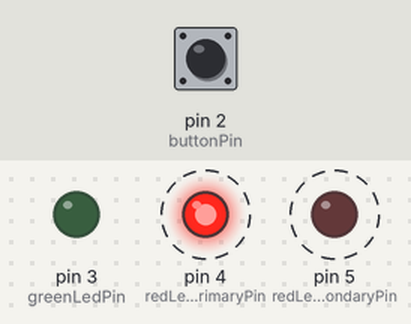
Bench run of a program on a simulated Arduino Uno, built with avr-gcc and run on an emulated ATmega328P. Parts: output pins drawn as LEDs (lit = HIGH). Dashed ring = blinking. The inputs (shaded band) are chosen by the test bench; at power-on: pin 2 (buttonPin) HIGH.

Above: at 1.8 s.
1.9 s: pin 2 (buttonPin) pulled LOW for 3.2 s
At 2.3 s:
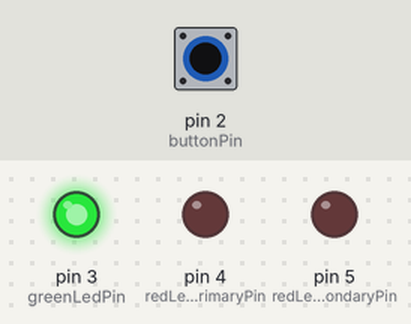
At 5.22 s:
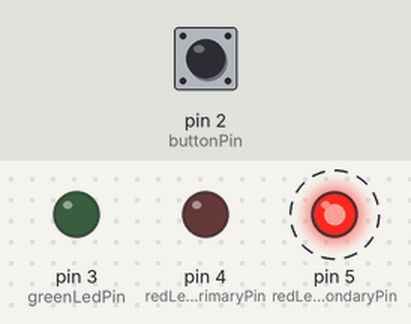
Timing chart, 0 to 12.6 s (numbered marks = the images above; inputs shaded):
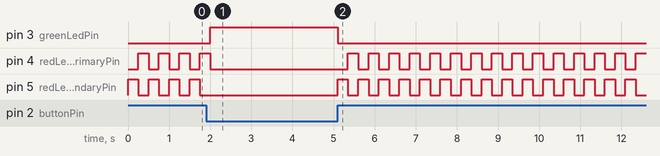

The program:

main.cpp
```cpp
#include <Arduino.h>

int switchState = 0;
int buttonPin = 2;
int greenLedPin = 3;
int redLedPrimaryPin = 4;
int redLedSecondaryPin = 5;

void switchLeds(uint8_t, uint8_t, uint8_t);

void setup() {
  // OUTPUTS
  pinMode(greenLedPin, OUTPUT);
  pinMode(redLedPrimaryPin, OUTPUT);
  pinMode(redLedSecondaryPin, OUTPUT);
  // INPUTS
  pinMode(buttonPin, INPUT);
}

void loop() {
  switchState = digitalRead(buttonPin);

  if(switchState == LOW) {
    switchLeds(HIGH, LOW, LOW);
  } else {
    switchLeds(LOW, LOW, HIGH);

    delay(250);
    digitalWrite(redLedPrimaryPin, HIGH);
    digitalWrite(redLedSecondaryPin, LOW);
    delay(250);
  }
}

void switchLeds(uint8_t valueA, uint8_t valueB, uint8_t valueC) {
  digitalWrite(greenLedPin, valueA);
  digitalWrite(redLedPrimaryPin, valueB);
  digitalWrite(redLedSecondaryPin, valueC);
}
```

Measured:
- after the input at 1.9 s, pin 3 (greenLedPin): LOW → HIGH after 0.10 s, → LOW 3.1 s later
- by itself, pin 4 (redLedPrimaryPin): repeats every 0.50 s: HIGH 0.25 s, LOW 0.25 s
